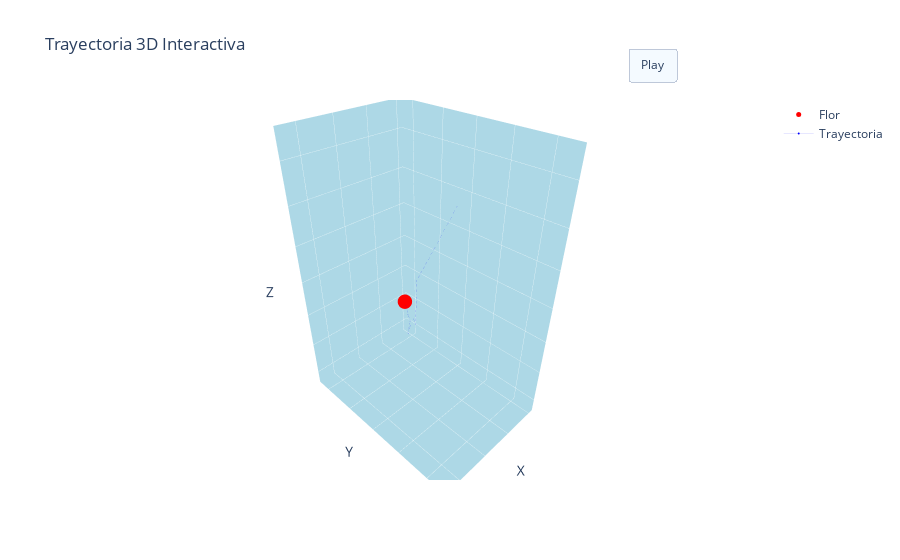

The cell this chart's notebook holds for it:
### Markdown cell above
### Animación

### Code cell
# Crear el gráfico 3D interactivo
fig = go.Figure(
    data=[
        go.Scatter3d(),
        go.Scatter3d(
            x=[df['x'].iloc[-1]],
            y=[df['y'].iloc[-1]],
            z=[df['z'].iloc[-1]],
            mode='markers',
            marker=dict(size=5, color='red'),  # Color opcional para diferenciar el último punto
            name='Flor'
        ),
        go.Scatter3d(
            x=df['x'][:-1],
            y=df['y'][:-1],
            z=df['z'][:-1],
            mode='lines+markers',
            marker=dict(size=0.1, color='blue'),
            line=dict(width=0.1),
            name = 'Trayectoria'
        )
    ]
)


# Agrego los frames
fig.frames = [go.Frame(
    data=[
        go.Scatter3d(
            x=df['x'][:k+1],
            y=df['y'][:k+1],
            z=df['z'][:k+1],
            mode='lines+markers',
            marker=dict(size=[0] * (k - 1) + [5], color='black'),
            line=dict(width=4, color='black'),
            name = 'Murciélago'
        )
    ]
) for k in range(len(df))]

# Configurar el diseño del gráfico
fig.update_layout(
    scene=dict(
        xaxis_title='X',
        yaxis_title='Y',
        zaxis_title='Z',
        xaxis=dict(showticklabels=False, tickmode="linear", dtick=50, range=[min(df['x']) - 15, max(df['x']) + 15], backgroundcolor="lightblue", gridwidth=0.5),
        yaxis=dict(showticklabels=False, tickmode="linear", dtick=50, range=[min(df['y']) - 15, max(df['y']) + 15], backgroundcolor="lightblue", gridwidth=0.5),
        zaxis=dict(showticklabels=False, tickmode="linear", dtick=50,  range=[min(df['z']) - 15, max(df['z']) + 15], backgroundcolor="lightblue", gridwidth=0.5)
    ),
    title='Trayectoria 3D Interactiva',
    updatemenus=[dict(
            type="buttons", 
            y=1.05, x=0.8, xanchor='left', yanchor='bottom',
            buttons=[
                dict(
                    label='Play', method='animate',
                    args=[None, dict(frame=dict(duration=200, redraw=True))]
                )
            ]
    )],
)


# Mostrar el gráfico
fig.show()

### Figure 1 — Plotly figure (JSON) as saved in the notebook; plotly's stock layout.template omitted (floating-point values rounded to 4 significant figures)
{"data": [{"type": "scatter3d"}, {"marker": {"color": "red", "size": 5}, "mode": "markers", "name": "Flor", "type": "scatter3d", "x": [260], "y": [94], "z": [99]}, {"line": {"width": 0.1}, "marker": {"color": "blue", "size": 0.1}, "mode": "lines+markers", "name": "Trayectoria", "type": "scatter3d", "x": [412, 377, 342, 300, 273, 257, 265, 269, 267.5, 266, 268, 263, 263], "y": [315, 258, 201, 160, 131, 111, 103, 110, 111, 112, 109, 101, 99], "z": [370, 295, 221, 163, 82, 73, 45, 50, 67, 75, 87, 95, 95]}], "layout": {"scene": {"xaxis": {"backgroundcolor": "lightblue", "dtick": 50, "gridwidth": 0.5, "range": [242, 427], "showticklabels": false, "tickmode": "linear", "title": {"text": "X"}}, "yaxis": {"backgroundcolor": "lightblue", "dtick": 50, "gridwidth": 0.5, "range": [79, 330], "showticklabels": false, "tickmode": "linear", "title": {"text": "Y"}}, "zaxis": {"backgroundcolor": "lightblue", "dtick": 50, "gridwidth": 0.5, "range": [30, 385], "showticklabels": false, "tickmode": "linear", "title": {"text": "Z"}}}, "title": {"text": "Trayectoria 3D Interactiva"}, "updatemenus": [{"buttons": [{"args": [null, {"frame": {"duration": 200, "redraw": true}}], "label": "Play", "method": "animate"}], "type": "buttons", "x": 0.8, "xanchor": "left", "y": 1.05, "yanchor": "bottom"}]}}
